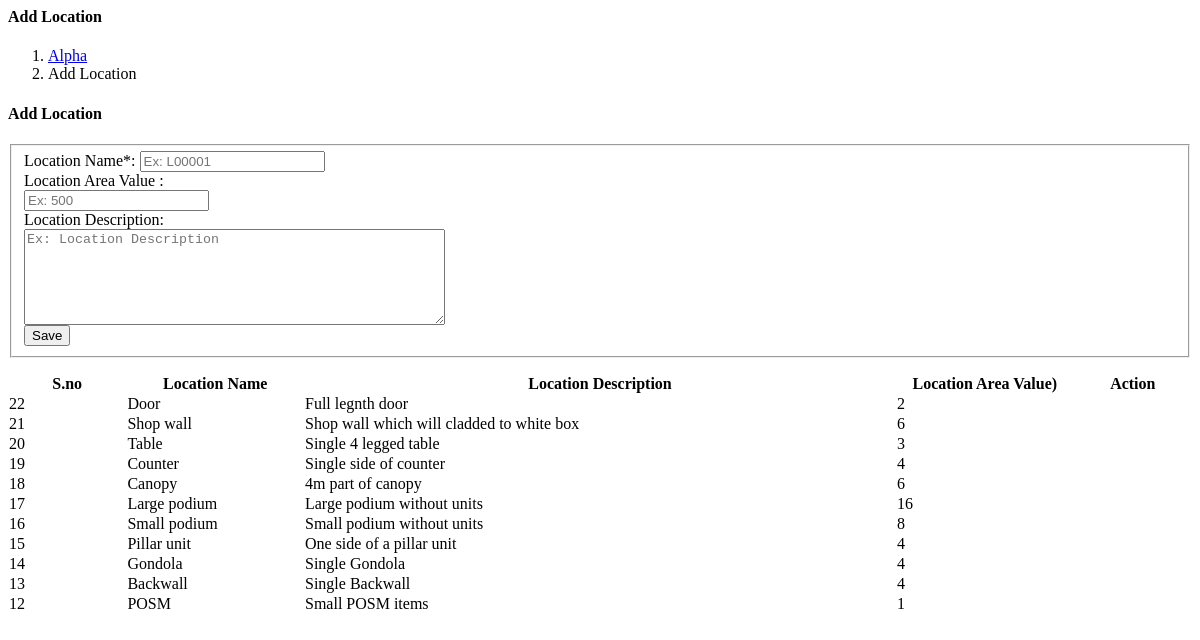
The app's page /alpha20feb/add-location.php (signed in) with its own data.
### tables this page shows
CREATE TABLE `location_master` (
  `location_master_id` int(11) NOT NULL,
  `location_master_name` varchar(250) NOT NULL,
  `location_master_area` decimal(10,0) NOT NULL,
  `location_master_description` varchar(1500) NOT NULL,
  `location_master_is_visibility` int(11) NOT NULL DEFAULT 1,
  `location_master_created_on` datetime DEFAULT NULL,
  `location_master_updated_on` datetime DEFAULT NULL,
  `location_master_created_by` int(11) DEFAULT NULL,
  `location_master_updated_by` int(11) DEFAULT NULL
);

### alpha20feb/config.php (called while the page is built, shortened)
<?php
class Databases{
      public $con;
      public function __construct()
      {
           $this->con = mysqli_connect(DB_SERVER,DB_USER,DB_PASS,DB_NAME);
      }
public function select($table_name)
      {
           $array = array();
           $query = "SELECT * FROM ".$table_name." where ".$table_name.'_'."is_visibility='1' order by ".$table_name.'_'."id desc";
           $result = mysqli_query($this->con, $query);
          if($result){
           while($row = mysqli_fetch_assoc($result))
           {
                $array[] = $row;
           }
           return $array;
          }
      }
public function select_where($table_name,$where)
      {
           $array = array();
           if($table_name == 'project_master'){
            $query = "SELECT * FROM ".$table_name." where project_name='$where' order by project_master_id  desc";
           }else{
           $query = "SELECT * FROM ".$table_name." where ".$table_name.'_'."id=".$where." order by ".$table_name.'_'."id desc";
           }
           $result = mysqli_query($this->con, $query);
           if($result){
           return $array;
           }
      }
 }
?>

### alpha20feb/add-location.php (the view, shortened to what this page needs)
<link href="plugins/datatables/dataTables.bootstrap4.min.css" rel="stylesheet" type="text/css" />
<link href="plugins/datatables/buttons.bootstrap4.min.css" rel="stylesheet" type="text/css" />
<link href="plugins/datatables/responsive.bootstrap4.min.css" rel="stylesheet" type="text/css" />
<link href="plugins/datatables/select.bootstrap4.min.css" rel="stylesheet" type="text/css" />
<link href="plugins/sweetalert2/sweetalert2.min.css" rel="stylesheet" type="text/css" />
<?php include 'config.php';
$data = new Databases;
 $tableName ='location_master';
?>
    <div class="content-page">
        <div class="content">
            <div class="container-fluid">
                <div class="row">
                    <div class="col-xl-12">
                        <div class="page-title-box">
                            <h4 class="page-title float-left"><?php if(isset($_GET['edit'])){?> Edit Location<?php  }else{?>Add Location<?php }?></h4>
                            <ol class="breadcrumb float-right">
                                <li class="breadcrumb-item"><a href="#">Alpha</a></li>
                                <li class="breadcrumb-item active"><?php if(isset($_GET['edit'])){?> Edit Location<?php  }else{?>Add Location<?php }?></li>
                            </ol>
                        </div>
                    </div>
                </div>
                <div class="row">
                    <div class="col-12">
                        <div class="card-box">
                 <h4 class="card-title mb-3"><?php if(isset($_GET['edit'])){?> Edit Location<?php  }else{?>Add Location<?php }?>  <span class="message"></span> </h4>
            <?php if(isset($_GET['edit'])){ $id =  $_GET['edit']?$_GET['edit']:'-1';$where =$id; $getDataByid = $data->select_where($tableName,$where);}else{$getDataByid = $data->select_where($tableName,-1);}  ?>
           <form class="cmxform" id="EmissionSource<?php if(isset($_GET['edit'])):if($_GET['edit']):?>_edit<?php endif;endif;?>" method="POST" action="" novalidate="novalidate" data-parsley-validate novalidate>
              <fieldset>
                    <div class="row">
                    <div class="col-md-6">
                    <div class="form-group">
                      <label for="cname">Location Name*:</label>
                      <input id="location" class="form-control" name="addLocation" minlength="2" value="<?=$getDataByid[0]['location_master_name'];?>" placeholder="Ex: L00001" type="text" parsley-trigger="change" required>
                     </div>
                    </div>
                    <div class="col-md-6">
                        <div class="form-group">
                        <label for="cemail">Location Area Value :</label>
                        <div id="start_date" class="input-group date datepicker">
                           <input id="loccation_area" class="form-control" name="loccation_area" type="text" value="<?=$getDataByid[0]['location_master_area'];?>" placeholder="Ex: 500">
                        </div>
                        </div>
                        </div>
                        <div class="col-md-12">
                        <div class="form-group">
                        <label for="cemail">Location Description:</label>
                        <div id="start_date" class="input-group date datepicker">
                           <textarea id="loccation_description" class="form-control" name="loccation_description" rows="6" cols="50" value="" placeholder="Ex: Location Description"><?=$getDataByid[0]['location_master_description'];?></textarea>
                        </div>
                        </div>
                        </div>
                        </div>
                        <?php if($_GET['edit']):?>
                       <input class="btn btn-primary" type="submit" name="update" value="Update">
                       <?php else:?>
                      <input class="btn btn-primary" type="submit" name="submit" value="Save">
                      <?php endif;?>
                      </fieldset>
                    </form>
                  </div>
                </div>
                </div>
                <div class="row">
                    <div class="col-12">
                        <div class="card-box table-responsive">
                            <table id="responsive-datatable" class="table table-bordered table-bordered dt-responsive" cellspacing="0" width="100%">
                                <thead>
                                <tr>
                        		<th style="width:10%">S.no</th>
                        		<th style="width:15%">Location Name</th>
                        		<th style="width:50%">Location Description</th>
                        		<th style="width:15%">Location Area Value)</th>
                        		<th style="width:10%">Action</th>
                            	</tr>
                                </thead>
                                <tbody>
                               <?php
                            	$entriesList = $data->select('location_master');
                                     if(count($entriesList) > 0){
                                    		foreach($entriesList as $entry){
                                    		     $is_visibility=$entry['location_master_is_visibility'];
                                    		     if($is_visibility!=0){
                                    		     $id=$entry['location_master_id'];
                                    		     $location_master_name=$entry['location_master_name'];
                                    		     $location_master_area=$entry['location_master_area'];
                                    		     $location_master_desc=$entry['location_master_description'];
                                    		     }
                                    		   ?>
                            		   <tr class="">
                            		    	<td><?=$id;?></td>
                            		    	<td><?=$location_master_name;?></td>
                            		    	<td><?=$location_master_desc;?></td>
                            		    	<td><?=$location_master_area;?></td>
                            		    	<td>
                            		    	</td>
                            		    </tr>
                            		    <?php
                            		}
                            	}else{
                            		echo "<tr><td colspan='3'>No record found</td></tr>";
                            	}
                            	?>
                                </tbody>
                            </table>
                        </div>
                    </div>
                </div>
             </div>
        </div>
    </div>

### records on screen
location_master: location_master_id "22", location_master_name "Door", location_master_description "Full legnth door", location_master_area "2"
location_master: location_master_id "21", location_master_name "Shop wall", location_master_description "Shop wall which will cladded to white box", location_master_area "6"
location_master: location_master_id "20", location_master_name "Table", location_master_description "Single 4 legged table", location_master_area "3"
location_master: location_master_id "19", location_master_name "Counter", location_master_description "Single side of counter", location_master_area "4"
location_master: location_master_id "18", location_master_name "Canopy", location_master_description "4m part of canopy", location_master_area "6"
location_master: location_master_id "17", location_master_name "Large podium", location_master_description "Large podium without units", location_master_area "16"
location_master: location_master_id "16", location_master_name "Small podium", location_master_description "Small podium without units", location_master_area "8"
location_master: location_master_id "15", location_master_name "Pillar unit", location_master_description "One side of a pillar unit", location_master_area "4"
location_master: location_master_id "14", location_master_name "Gondola", location_master_description "Single Gondola", location_master_area "4"
location_master: location_master_id "13", location_master_name "Backwall", location_master_description "Single Backwall", location_master_area "4"
location_master: location_master_id "12", location_master_name "POSM", location_master_description "Small POSM items", location_master_area "1"
